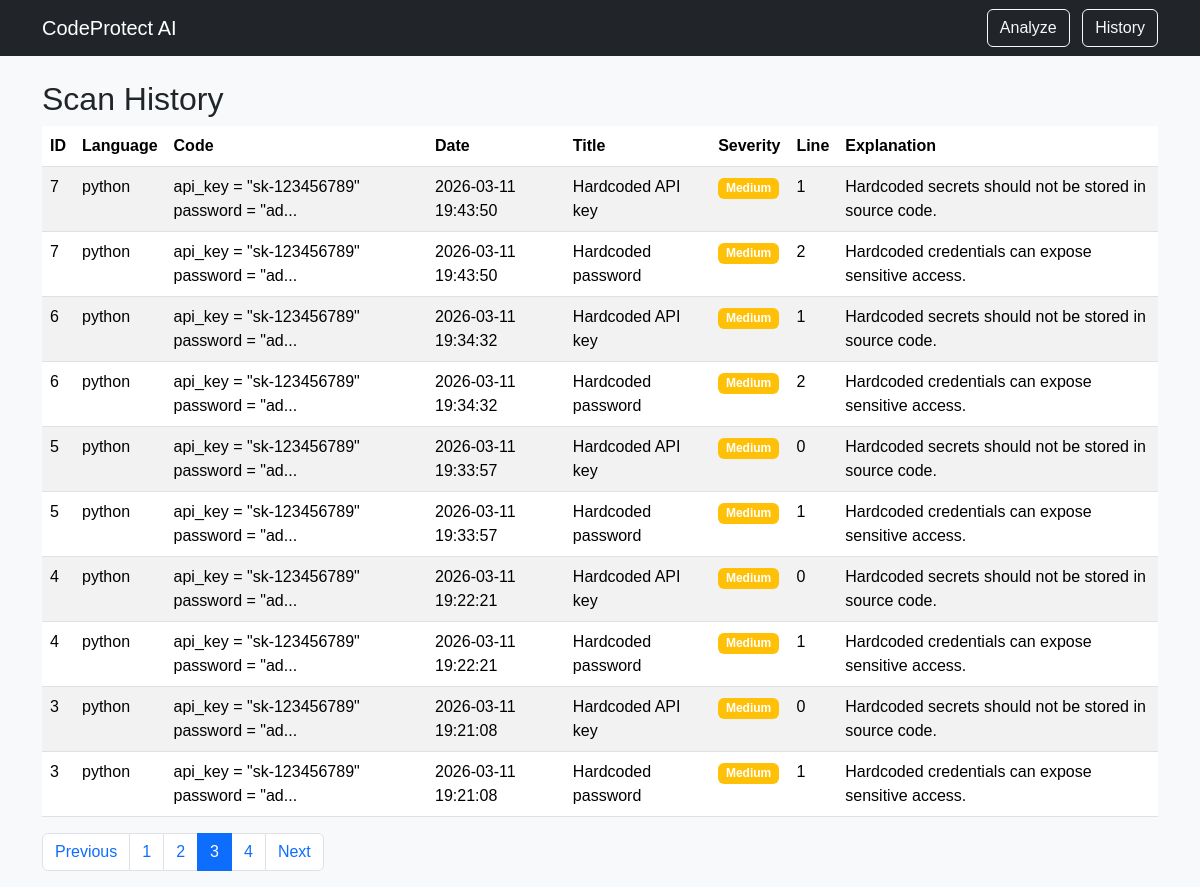
The page /history?page=3 on the database its author committed.
### tables this page shows
CREATE TABLE findings (
    id INTEGER PRIMARY KEY AUTOINCREMENT,
    scan_id INTEGER NOT NULL,
    title TEXT NOT NULL,
    severity TEXT NOT NULL,
    line INTEGER,
    explanation TEXT NOT NULL,
    FOREIGN KEY(scan_id) REFERENCES scans(id)
);

CREATE TABLE scans (
    id INTEGER PRIMARY KEY AUTOINCREMENT,
    language TEXT NOT NULL,
    code TEXT NOT NULL,
    created_at TIMESTAMP DEFAULT CURRENT_TIMESTAMP
);

### app.py (the view)
@app.route("/history", methods=["GET"])
def history():
    page = request.args.get("page", 1, type=int)
    per_page = 10
    offset = (page - 1) * per_page
    db = sqlite3.connect("scans.db")
    cursor = db.cursor()
    cursor.execute(
        "SELECT COUNT(*) FROM scans JOIN findings ON scans.id = findings.scan_id"
    )
    total_rows = cursor.fetchone()[0]
    cursor.execute(
        "SELECT * FROM scans JOIN findings ON scans.id = findings.scan_id ORDER BY created_at DESC LIMIT ? OFFSET ?",
        (per_page, offset),
    )
    history = cursor.fetchall()
    db.close()
    total_pages = math.ceil(total_rows / per_page)
    return render_template(
        "history.html", history=history, page=page, total_pages=total_pages
    )

### templates/history.html
{% extends "base.html" %}
{% block content %}
<h2>Scan History</h2>
<table class="table table-striped">
<thead>
    <tr>
    <th>ID</th>
    <th>Language</th>
    <th>Code</th>
    <th>Date</th>
    <th>Title</th>
    <th>Severity</th>
    <th>Line</th>
    <th>Explanation</th>
    </tr>
</thead>
<tbody>
    {% for finding in history %}
        <tr>
        <td>{{ finding[0] }}</td>
        <td>{{ finding[1] }}</td>
        <td>{{ finding[2][:40] }}...</td>
        <td>{{ finding[3] }}</td>
        <td>{{ finding[6] }}</td>
        <td>
        <span class="badge
        {% if finding[7] == 'High' %}bg-danger
        {% elif finding[7] == 'Medium' %}bg-warning
        {% else %}bg-secondary
        {% endif %}">
        {{ finding[7] }}
        </span>
        </td>
        <td>{{ finding[8] }}</td>
        <td>{{ finding[9] }}</td>
        </tr>
    {% endfor %}
</tbody>
</table>
<nav>
    <ul class="pagination">
    {% if page > 1 %}
        <li class="page-item">
        <a class="page-link" href="/history?page={{ page-1 }}">Previous</a>
        </li>
    {% endif %}
    {% for p in range(1, total_pages + 1) %}
        <li class="page-item {% if p == page %}active{% endif %}">
        <a class="page-link" href="/history?page={{ p }}">{{ p }}</a>
        </li>
    {% endfor %}
    {% if page < total_pages %}
        <li class="page-item">
        <a class="page-link" href="/history?page={{ page+1 }}">Next</a>
        </li>
    {% endif %}
    </ul>
</nav>
{% endblock %}

### static/styles.css (style rules this page uses)
body { font-family: Arial, sans-serif; }

### rows shown on the page
findings: finding "7", language "python", code "api_key = \"sk-123456789\" password = \"ad", created_at "2026-03-11 19:43:50", title "Hardcoded API key", severity "Medium", line "1", explanation "Hardcoded secrets should not be stored in source code."
findings: finding "7", language "python", code "api_key = \"sk-123456789\" password = \"ad", created_at "2026-03-11 19:43:50", title "Hardcoded password", severity "Medium", line "2", explanation "Hardcoded credentials can expose sensitive access."
findings: finding "6", language "python", code "api_key = \"sk-123456789\" password = \"ad", created_at "2026-03-11 19:34:32", title "Hardcoded API key", severity "Medium", line "1", explanation "Hardcoded secrets should not be stored in source code."
findings: finding "6", language "python", code "api_key = \"sk-123456789\" password = \"ad", created_at "2026-03-11 19:34:32", title "Hardcoded password", severity "Medium", line "2", explanation "Hardcoded credentials can expose sensitive access."
findings: finding "5", language "python", code "api_key = \"sk-123456789\" password = \"ad", created_at "2026-03-11 19:33:57", title "Hardcoded API key", severity "Medium", line "0", explanation "Hardcoded secrets should not be stored in source code."
findings: finding "5", language "python", code "api_key = \"sk-123456789\" password = \"ad", created_at "2026-03-11 19:33:57", title "Hardcoded password", severity "Medium", line "1", explanation "Hardcoded credentials can expose sensitive access."
findings: finding "4", language "python", code "api_key = \"sk-123456789\" password = \"ad", created_at "2026-03-11 19:22:21", title "Hardcoded API key", severity "Medium", line "0", explanation "Hardcoded secrets should not be stored in source code."
findings: finding "4", language "python", code "api_key = \"sk-123456789\" password = \"ad", created_at "2026-03-11 19:22:21", title "Hardcoded password", severity "Medium", line "1", explanation "Hardcoded credentials can expose sensitive access."
findings: finding "3", language "python", code "api_key = \"sk-123456789\" password = \"ad", created_at "2026-03-11 19:21:08", title "Hardcoded API key", severity "Medium", line "0", explanation "Hardcoded secrets should not be stored in source code."
findings: finding "3", language "python", code "api_key = \"sk-123456789\" password = \"ad", created_at "2026-03-11 19:21:08", title "Hardcoded password", severity "Medium", line "1", explanation "Hardcoded credentials can expose sensitive access."

### other values the page prints
{{ p }} "1" "2" "3" "4"
